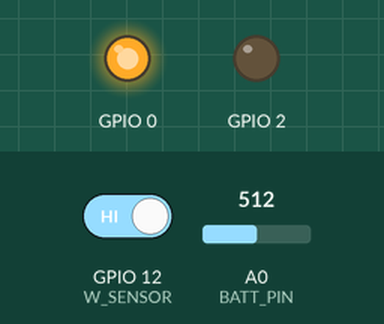
This sketch was run on a simulated ESP8266 (NodeMCU). Parts: output pins drawn as LEDs (lit = HIGH). The test bench sets the inputs (shaded band); at power-on: GPIO 12 (W_SENSOR) HIGH, A0 (BATT_PIN) = 512. WiFi joins after 1.5 s; servers stay silent unless stated; no MQTT or app messages arrive unless stated.

Above: at 0.1 s.
At 2.8 s:
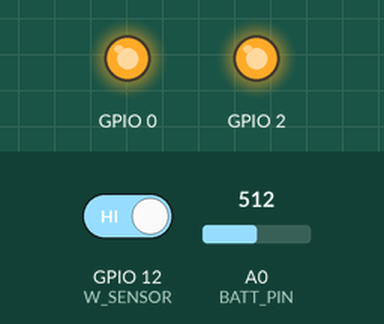
2.9 s: GPIO 12 (W_SENSOR) driven LOW
At 3.6 s:
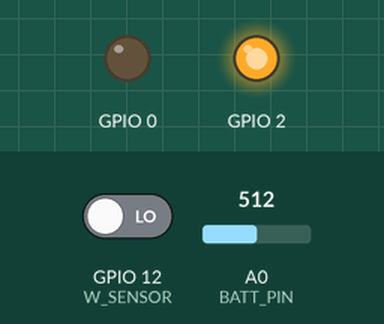
Timing chart, 0 to 5.9 s (numbered marks = the images above; inputs shaded):
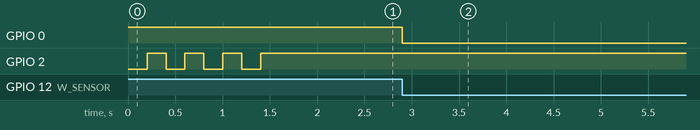

The sketch:

hem_pwrmtr.ino
```cpp
#include <ESP8266WiFi.h>
#include <ESP8266mDNS.h>
#include <WiFiUdp.h>
#include <ArduinoOTA.h>

// One Wire init straight from examples.
#include <OneWire.h>
#include <DallasTemperature.h>
#define ONE_WIRE_BUS 14
#define TEMPERATURE_PRECISION 12 //Fast conversion.

#define BATT_PIN A0       // Battery voltage monitoring (ADC)

// Battery settings (5S Li-ion)
const float BATT_R1 = 220000.0;
const float BATT_R2 = 10000.0;
const float BATT_DIVIDER_RATIO = (BATT_R1 + BATT_R2) / BATT_R2; // 23.0
const float BATT_V_MAX = 21.0;  // 4.2V * 5
const float BATT_V_MIN = 15.0;  // 3.0V * 5
const float ADC_REF_V = 1.0;    // ESP8266 ADC reference is 1V
const unsigned long BATT_READ_INTERVAL_MS = 60000;      // Read battery every 1 min
OneWire oneWire(ONE_WIRE_BUS);
DallasTemperature sensors(&oneWire);

#include <PubSubClient.h>
WiFiClient espClient;

PubSubClient mqtt(espClient);

const char* server = "192.168.1.2";
const char* ssid     = "Mitchell";
const char* password = "easypassword";

//Time variables
unsigned long wNewTime, wOldTime, lastTemp, stateDelay;

boolean firstRun = true;
boolean wPulse = false;
boolean conversionInProgress = false;

float battVoltage = 0;
int battPercent = 0;
unsigned long lastBattRead = 0;

#define W_SENSOR 12

ICACHE_RAM_ATTR void wPulsed() {
  wNewTime = micros();
  wPulse = true;
}

void wifiConnect() {
  WiFi.mode(WIFI_STA);
  WiFi.hostname("pwrmtr");
  WiFi.begin(ssid, password);
  while (WiFi.status() != WL_CONNECTED) {
    delay(200);
    digitalWrite(2, !digitalRead(2));
  }
  digitalWrite(2, 1);
}

void mqttConnect() {
  mqtt.setServer(server, 1883);
  if (mqtt.connect(WiFi.hostname().c_str())) {
  }
}

void setup() {
  Serial.begin(9600);

  pinMode(0, OUTPUT);
  digitalWrite(0, 1);
  pinMode(2, OUTPUT);
  digitalWrite(2, 0);

  //Enable external interrupt of digital I/O pin 12
  pinMode(W_SENSOR, INPUT);
  attachInterrupt(W_SENSOR, wPulsed, FALLING);

  sensors.setWaitForConversion(false);

  //Set resolution.
  sensors.setResolution(TEMPERATURE_PRECISION);

  ArduinoOTA.onStart([]() {
    Serial.println("Start");
  });
  ArduinoOTA.onEnd([]() {
    Serial.println("\nEnd");
  });
  ArduinoOTA.onProgress([](unsigned int progress, unsigned int total) {
    Serial.printf("Progress: %u%%\r", (progress / (total / 100)));
    digitalWrite(2, !digitalRead(2));
  });
  ArduinoOTA.onError([](ota_error_t error) {
    Serial.printf("Error[%u]: ", error);
    if (error == OTA_AUTH_ERROR) Serial.println("Auth Failed");
    else if (error == OTA_BEGIN_ERROR) Serial.println("Begin Failed");
    else if (error == OTA_CONNECT_ERROR) Serial.println("Connect Failed");
    else if (error == OTA_RECEIVE_ERROR) Serial.println("Receive Failed");
    else if (error == OTA_END_ERROR) Serial.println("End Failed");
  });

  wifiConnect();
  mqttConnect();
  ArduinoOTA.setHostname("pwrmtr");
  ArduinoOTA.begin();
}

void loop() {
  if (WiFi.status() != WL_CONNECTED) {
    wifiConnect();
  }

  if (!mqtt.connected()) {
    mqttConnect();
  }

  if (wPulse) {
    unsigned long dt = wNewTime - wOldTime;

    // Debounce: Reject pulses faster than 100ms (100,000 µs).
    // 100A service @ 240V = 24kW max. 100ms = 36kW equivalent.
    // Any pulse below this threshold is physically impossible and
    // is an optical double-trigger from the IR test port.
    if (!firstRun && dt < 100000) {
      // Log rejected pulse for diagnostics, do NOT update wOldTime
      mqtt.publish("power/rejected", String(3600000000.0 / (float)dt, 2).c_str());
      wPulse = false;
    } else if (!firstRun) {
      // 1Wh per pulse. 3600s * 1,000,000us / dt
      float currentW = 3600000000.0 / (float)dt;

      mqtt.publish("power/W", String(currentW, 2).c_str());

      wOldTime = wNewTime;
      digitalWrite(0, !digitalRead(0));
      wPulse = false;
    } else {
      // First pulse after startup — establish baseline, no publish
      firstRun = false;
      wOldTime = wNewTime;
      digitalWrite(0, !digitalRead(0));
      wPulse = false;
    }
  }

  if (millis() - lastTemp > 15000) {
    //Send temp date every 30 seconds.
    lastTemp = millis();

    //Rescan the 1Wire bus, hot swap devices without power cycling.
    sensors.begin();

    //Non blocking temp conversion.
    conversionInProgress = true;
    sensors.requestTemperatures();
  }

  //Temp conversion in progress, ask if its ready.
  if (conversionInProgress) {
        //if (sensors.isConversionComplete()) {
    if (millis() > lastTemp + 2000) {
      //Send address and value for all devices.
      int sensorCount = sensors.getDeviceCount();

      for (int val = 0; val < sensorCount; val++) {
        uint8_t addr[8];
        sensors.getAddress(addr, val);
        String address = "temp/";
        for (uint8_t i = 0; i < 8; i++)
        {
          // zero pad the address if necessary
          if (addr[i] < 16) address = address + String(0);
            address = address + String(addr[i], HEX);
         }

        float temp = sensors.getTempFByIndex(val);

        if (temp > -196.6 && temp < 185) {
          mqtt.publish(address.c_str(), String(temp).c_str());
        }
      }
      conversionInProgress = false;
    }
  }

  // Battery monitoring
  if (millis() - lastBattRead > BATT_READ_INTERVAL_MS || lastBattRead == 0) {
    lastBattRead = millis();

    // Read ADC and average a few samples
    long sum = 0;
    for (int i = 0; i < 10; i++) {
      sum += analogRead(BATT_PIN);
      delay(1);
    }
    float avgAdc = sum / 10.0;

    // Calculate voltage
    // 10-bit ADC (0-1023) mapped to 0-1.0V (internal ref)
    float vAdc = (avgAdc / 1024.0) * ADC_REF_V;
    battVoltage = vAdc * BATT_DIVIDER_RATIO;

    // Calculate percentage (clamped 0-100)
    float percent = (battVoltage - BATT_V_MIN) / (BATT_V_MAX - BATT_V_MIN) * 100.0;
    battPercent = (int)constrain(percent, 0, 100);

    // Publish battery state
    if (battVoltage > 0) {
      char buf[16];
      snprintf(buf, sizeof(buf), "%.2f", battVoltage);
      mqtt.publish("pwrmtr/battery/voltage", buf, true);
      snprintf(buf, sizeof(buf), "%d", battPercent);
      mqtt.publish("pwrmtr/battery/percent", buf, true);
    }
  }

  mqtt.loop();
  ArduinoOTA.handle();
}
```

Measured:
- after the input at 2.9 s, GPIO 0: HIGH → LOW at once
